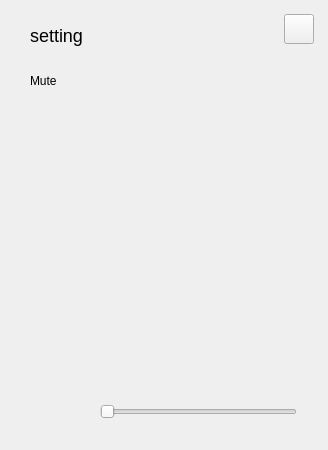
<?xml version="1.0" encoding="UTF-8"?>
<ui version="4.0">
 <class>setuppage</class>
 <widget class="QWidget" name="setuppage">
  <property name="geometry">
   <rect>
    <x>0</x>
    <y>0</y>
    <width>328</width>
    <height>450</height>
   </rect>
  </property>
  <property name="windowTitle">
   <string>Form</string>
  </property>
  <property name="styleSheet">
   <string notr="true"/>
  </property>
  <widget class="QWidget" name="widget" native="true">
   <property name="geometry">
    <rect>
     <x>0</x>
     <y>0</y>
     <width>328</width>
     <height>450</height>
    </rect>
   </property>
   <property name="styleSheet">
    <string notr="true"/>
   </property>
   <widget class="QSlider" name="horizontalSlider">
    <property name="geometry">
     <rect>
      <x>100</x>
      <y>400</y>
      <width>197</width>
      <height>24</height>
     </rect>
    </property>
    <property name="styleSheet">
     <string notr="true"/>
    </property>
    <property name="orientation">
     <enum>Qt::Horizontal</enum>
    </property>
   </widget>
   <widget class="QPushButton" name="closeBtn">
    <property name="geometry">
     <rect>
      <x>284</x>
      <y>14</y>
      <width>30</width>
      <height>30</height>
     </rect>
    </property>
    <property name="minimumSize">
     <size>
      <width>30</width>
      <height>30</height>
     </size>
    </property>
    <property name="maximumSize">
     <size>
      <width>30</width>
      <height>30</height>
     </size>
    </property>
    <property name="text">
     <string/>
    </property>
   </widget>
   <widget class="QLabel" name="settingLabel">
    <property name="geometry">
     <rect>
      <x>30</x>
      <y>10</y>
      <width>81</width>
      <height>50</height>
     </rect>
    </property>
    <property name="styleSheet">
     <string notr="true">font:  &quot;Noto Sans Bengali&quot;;
font-size:18px;</string>
    </property>
    <property name="text">
     <string>setting</string>
    </property>
   </widget>
   <widget class="QLabel" name="muteLabel">
    <property name="geometry">
     <rect>
      <x>30</x>
      <y>66</y>
      <width>68</width>
      <height>30</height>
     </rect>
    </property>
    <property name="font">
     <font>
      <kerning>true</kerning>
     </font>
    </property>
    <property name="styleSheet">
     <string notr="true"/>
    </property>
    <property name="text">
     <string>Mute</string>
    </property>
   </widget>
  </widget>
 </widget>
 <resources/>
 <connections/>
</ui>
